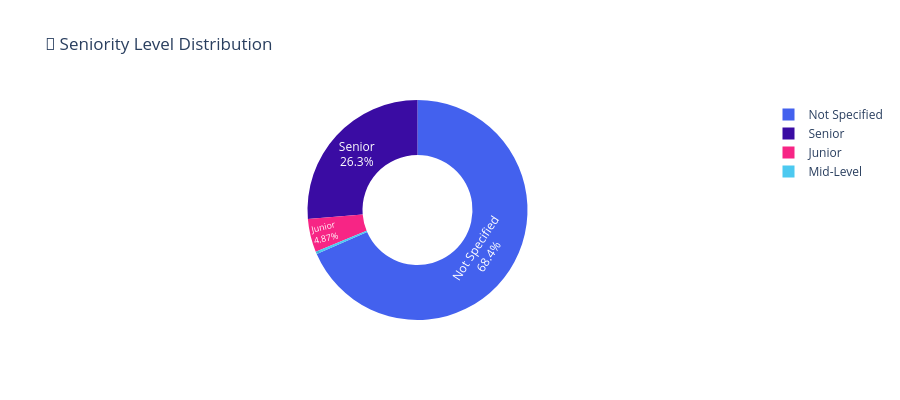

Notebook cell for this chart:
### Code cell
# Seniority Distribution — Donut Chart
seniority_counts = jobs['seniority'].value_counts().reset_index()
seniority_counts.columns = ['Seniority', 'Count']

fig = px.pie(
    seniority_counts,
    values='Count', names='Seniority',
    hole=0.5,
    color_discrete_sequence=PALETTE,
    title='🎯 Seniority Level Distribution',
)
fig.update_traces(textposition='inside', textinfo='percent+label')
fig.update_layout(height=400)
fig.show()

### Figure 1 — Plotly figure (JSON) as saved in the notebook; plotly's stock layout.template omitted (floating-point values rounded to 4 significant figures)
{"data": [{"domain": {"x": [0.0, 1.0], "y": [0.0, 1.0]}, "hole": 0.5, "hovertemplate": "Seniority=%{label}<br>Count=%{value}<extra></extra>", "labels": ["Not Specified", "Senior", "Junior", "Mid-Level"], "legendgroup": "", "name": "", "showlegend": true, "textinfo": "percent+label", "textposition": "inside", "type": "pie", "values": [1321, 508, 94, 7]}], "layout": {"height": 400, "legend": {"tracegroupgap": 0}, "piecolorway": ["#4361EE", "#3A0CA3", "#F72585", "#4CC9F0", "#F9C74F", "#90BE6D", "#F94144", "#577590"], "title": {"text": "🎯 Seniority Level Distribution"}}}
